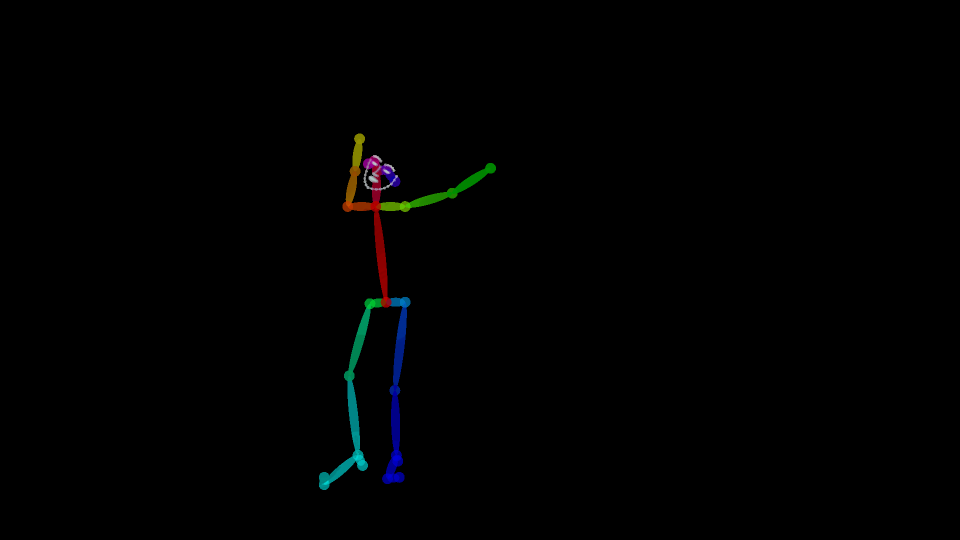
#> input picture 0001.png, 1920 x 1080 px, given in place of .png, which was not available (shown at 1/2 size)
$ python cut_wshp.py   (older library calls are emulated)
#> lines starting #> are read from the running program, lines starting #| are printed output that depends on the picture; after the words box and inside, x2 and y2 are one past the last pixel; in counts of white or black regions, pixels touching at a corner belong together; pictures that were not available may be replaced by others from this repository, and a replacement may not be noted
### basic_lib.py
import os
import numpy as np
import cv2
def Get_List(path,flag = False):
#> called with flag = False
    files = os.listdir(path);
    dirList = []
    fileList = []
    index = 0
    for f in files:
        if (os.path.isdir(path + '/' + f)):
            if (f[0] == '.'):
                pass
            else:
                dirList.append(f)
        if (os.path.isfile(path + '/' + f)):
            fileList.append(f)
        if flag and index>100:
            break
        index+=1
    dirList.sort(), fileList.sort()
    return [dirList, fileList]

# [4 lines left out: function mkdir, not called in this run]

def get_muliti_bbox(img):
    tmp = (img[:,:,0]>0)*1 + (img[:,:,1]>0)*1 + (img[:,:,2]>0)*1
    tmp = tmp > 0
    sp = tmp.shape  # 行 列
    # 先做二值化处理
    test_scale = 1
    # 思想 选取目标点按以前的方式，暴力外扩 跳变点的方式无法确定是不是同一个物体
    data_map = np.ones(sp)
    glob_bbox = [sp[0], sp[1], 0, 0]
    for hang in range(0, sp[0], int(sp[0] / 100)):
        for lie in range(0, sp[1], int(sp[1] / 100)):
            if data_map[hang][lie] == 1:  # 该点还没被查找过
                if tmp[hang][lie]:  # 该处存在特征点
                    data_map[hang][lie] = 0
                    xmin = lie
                    xmax = lie
                    ymin = hang
                    ymax = hang
                    exit_flag = 0
                    # center=lie   #寻找的中心位置
                    # 先找右边
                    right_hang = hang
                    right_lie = lie
                    left_hang = hang
                    left_lie = lie

                    flag_right_out = 0
                    flag_left_out = 0
                    while exit_flag == 0:
                        flag_right_out = 0
                        flag_left_out = 0
                        # right_lie=center
                        while right_lie + test_scale < sp[1] and tmp[right_hang][right_lie]:  # 找列
                            right_lie = right_lie + test_scale

                        if xmax < right_lie:
                            xmax = right_lie;

                        # 找左边
                        # left_lie = center
                        while left_lie - test_scale > 0 and tmp[left_hang][left_lie]:  # 找列
                            left_lie = left_lie - test_scale

                        if xmin > left_lie:
                            xmin = left_lie
                        # 行标下移
                        if left_hang + test_scale < sp[0]:
                            left_hang = left_hang + test_scale
                        while left_lie + test_scale < right_lie and (tmp[left_hang][left_lie] == False):  # 找行
                            left_lie = left_lie + test_scale
                        if left_lie + test_scale >= right_lie or left_hang + test_scale >= sp[0]:
                            flag_left_out = 1

                        if right_hang + test_scale < sp[0]:
                            right_hang = right_hang + test_scale
                        while right_lie - test_scale > left_lie and (tmp[right_hang][right_lie] == False):  # 找行
                            right_lie = right_lie - test_scale
                        if right_lie - test_scale <= left_lie or right_hang + test_scale >= sp[0]:
                            flag_right_out = 1

                        if (flag_left_out == 1 and flag_right_out == 1):
                            exit_flag = 1

                    if left_hang > right_hang:
                        ymax = left_hang
                    else:
                        ymax = right_hang
                    ymin = hang
                    if xmin < glob_bbox[0]:
                        glob_bbox[0] = xmin
                    if ymin < glob_bbox[1]:
                        glob_bbox[1] = ymin
                    if xmax > glob_bbox[2]:
                        glob_bbox[2] = xmax
                    if ymax > glob_bbox[3]:
                        glob_bbox[3] = ymax
                    data_map[ymin - 1:ymax + 1, xmin - 1:xmax + 1] = 0;
    return {'xmin':glob_bbox[0],'ymin':glob_bbox[1],'xmax':glob_bbox[2],'ymax':glob_bbox[3]}

# [115 lines left out: functions get_bbox1, get_bbox, ImageToIUV, IUVToImage, not called in this run]

### cut/cut_wshp.py
#coding=utf-8
from PIL import Image
import os
import numpy as np
from basic_lib import Get_List,get_muliti_bbox
import cv2
import matplotlib.pyplot as plt
import sys
# resize to 1080
def text_save(filename, data):
    file = open(filename,'a')
    for i in data:
        file.write(str(i))
        file.write('\t')
    file.write('\n')
    file.close()

def refresh(lis,data):
    for i in range(len(lis)-1):
        lis[len(lis)-i-1] = lis[len(lis)-i-2]
    lis[0] = data
    return lis

def DenseposeProcess(img,target_shape_h,save_path):
    scale = 1.0 * target_shape_h / img.size[1]
    IUV = img.resize((int(img.size[0] * scale), int(img.size[1] * scale)), Image.ANTIALIAS)

    plt.figure(figsize=[IUV.size[0] / 100.0, IUV.size[1] / 100.0])
    IUV = np.array(IUV)
    plt.axis('off')
    plt.subplots_adjust(top=1, bottom=0, right=1, left=0, hspace=0, wspace=0)
    plt.margins(0, 0)
    plt.imshow(IUV)
    plt.contour(IUV[:, :, 0] / 256., 15, linewidths=5)
    plt.contour(IUV[:, :, 1] / 256., 15, linewidths=5)
    plt.contour(IUV[:, :, 2] / 256., 15, linewidths=3)
    plt.savefig(save_path)
    plt.close()

target_img_h = 1080
kernel = np.ones((5,5),np.uint8)
# path_root = '/media/kun/Dataset/Kun/Dataset/densepose/new_video/Long_Time/video_3/'
path_root = '/media/kun/Dataset/Pose/DataSet/new_data/video_06'

pose_root = os.path.join(path_root,'DensePose')
img_root = os.path.join(path_root,'img')
WSHP_root = os.path.join(path_root,'WSHP')

if not os.path.isdir(os.path.join(path_root,'DensePoseProcess')):
    os.mkdir(os.path.join(path_root,'DensePoseProcess'))
if not os.path.isdir(os.path.join(path_root,'DensePoseProcess','img')):
    os.mkdir(os.path.join(path_root,'DensePoseProcess','img'))
if not os.path.isdir(os.path.join(path_root, 'DensePoseProcess','org')):
    os.mkdir(os.path.join(path_root, 'DensePoseProcess','org'))


save_img_root = os.path.join(path_root,'DensePoseProcess','img')
save_pose_root = os.path.join(path_root,'DensePoseProcess','org')
save_openpose_root = os.path.join(path_root,'DensePoseProcess','openpose','img')
txt_path = os.path.join(path_root,'DensePoseProcess','loc.txt')

_,pose_names = Get_List(pose_root)
pose_names.sort()

_,img_names = Get_List(img_root)
img_names.sort()


x_min_filter = [0 for i in range(10)]
x_max_filter = [0 for i in range(10)]
y_min_filter = [0 for i in range(10)]
y_max_filter = [0 for i in range(10)]

for i in range(len(img_names)):
    pose_name = pose_names[i]
    img_name = pose_name[:-8]+'.jpg'

    img_path = os.path.join(img_root, img_name[:-4]+'.png')
    pose_path = os.path.join(pose_root, pose_name)
    wshp_path = os.path.join(WSHP_root, img_name[:-4]+'.png')

    wshp = np.array(Image.open(wshp_path))
#> wshp is the input picture: shape (1080, 1920, 3); mean R, G, B 0.7, 1.1, 1.1
    img = np.array(Image.open(img_path))
    pose = np.array(Image.open(pose_path))
    wshp = wshp[...,0] + wshp[...,1] + wshp[...,2] + pose[...,0] + pose[...,1] + pose[...,2]
#> wshp: shape (1080, 1920)
    wshp = wshp[...,np.newaxis]
    wshp = np.repeat(wshp,3,2)
#> wshp: shape (1080, 1920, 3)
    wshp[wshp > 0] = 255
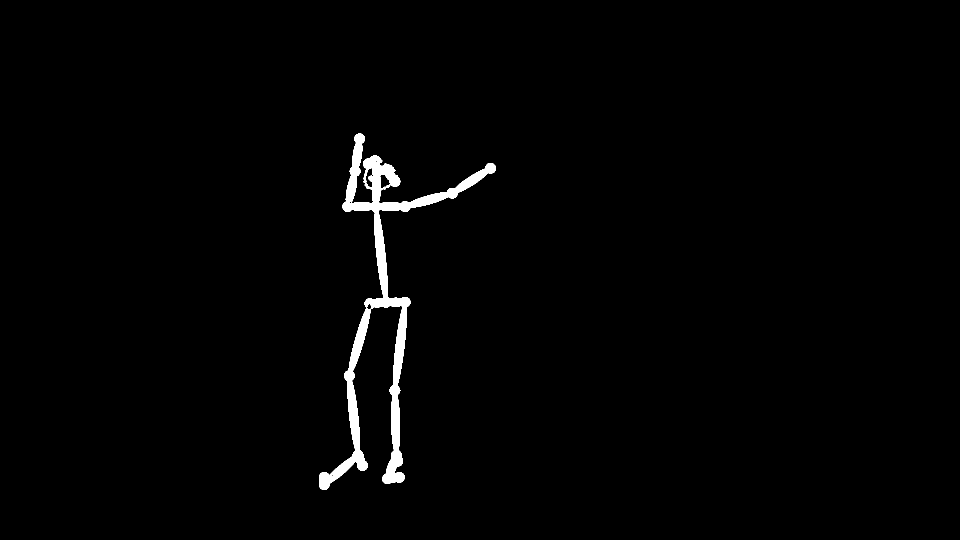
#> wshp: shape (1080, 1920, 3) (shown at 1/2 size); 1.4% white; 1 white region, box (x1, y1, x2, y2) and area: (638, 267, 992, 980) 28480
    wshp = cv2.morphologyEx(wshp, cv2.MORPH_CLOSE, kernel)
#> wshp: shape (1080, 1920, 3); 1.4% white; 1 white region, box (x1, y1, x2, y2) and area: (638, 267, 992, 980) 28742

    bbox_loc = get_muliti_bbox(wshp)
#> after the loop in get_muliti_bbox, `for hang in range(0, sp[0], int(sp[0] / 100)):`:
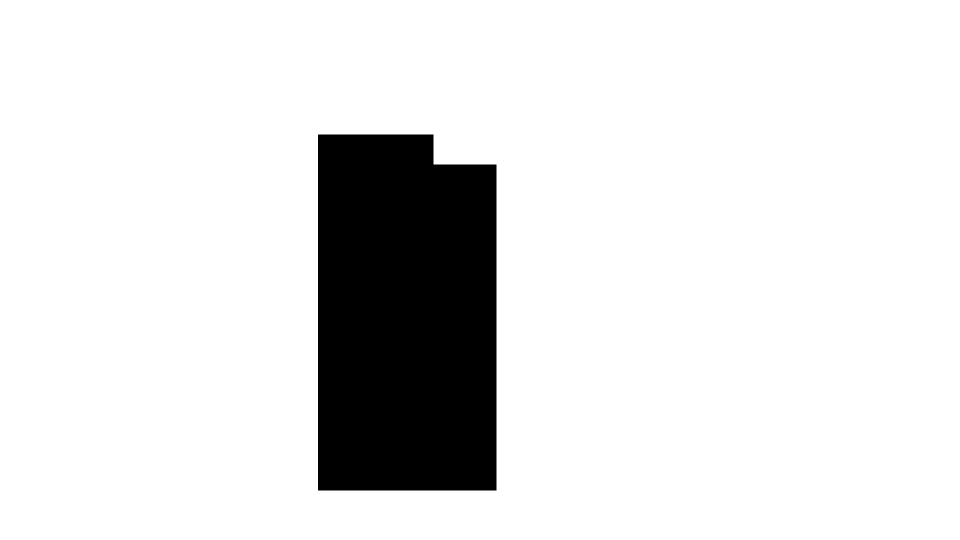
#> data_map: shape (1080, 1920) float64 (shown at 1/2 size); values 0 (black) and 1 (white), 88.1% white; 1 black region, box (x1, y1, x2, y2) and area: (636, 269, 993, 981) 246624
#> bbox_loc = {'xmin': 637, 'ymin': 270, 'xmax': 992, 'ymax': 980}
    w = bbox_loc['xmax'] - bbox_loc['xmin']
#> w = 355
    h = bbox_loc['ymax'] - bbox_loc['ymin']
#> h = 710
    xmin = bbox_loc['xmin'] - w * 0.1
#> xmin = 601.5
    xmax = bbox_loc['xmax'] + w * 0.1
#> xmax = 1027.5
    ymin = bbox_loc['ymin'] - h * 0.05
#> ymin = 234.5
    ymax = bbox_loc['ymax'] + h * 0.05
#> ymax = 1015.5

    if i == 0:
        x_min_filter = [xmin for i in x_min_filter]
#> x_min_filter = [601.5, 601.5, 601.5, 601.5, 601.5, 601.5, 601.5, 601.5, 601.5, 601.5]
        x_max_filter = [xmax for i in x_max_filter]
#> x_max_filter = [1027.5, 1027.5, 1027.5, 1027.5, 1027.5, 1027.5, 1027.5, 1027.5, 1027.5, 1027.5]
        y_min_filter = [ymin for i in y_min_filter]
#> y_min_filter = [234.5, 234.5, 234.5, 234.5, 234.5, 234.5, 234.5, 234.5, 234.5, 234.5]
        y_max_filter = [ymax for i in y_max_filter]
#> y_max_filter = [1015.5, 1015.5, 1015.5, 1015.5, 1015.5, 1015.5, 1015.5, 1015.5, 1015.5, 1015.5]
    x_min_filter = refresh(x_min_filter, xmin)
#> the loop in refresh, `for i in range(len(lis)-1):` made 9 passes
#> after the loop in refresh, `for i in range(len(lis)-1):`: lis has the same summary as x_min_filter outside refresh
    x_max_filter = refresh(x_max_filter, xmax)
#> the loop in refresh (call 2), `for i in range(len(lis)-1):` made 9 passes
    y_min_filter = refresh(y_min_filter, ymin)
    y_max_filter = refresh(y_max_filter, ymax)

    xmin = max(int(np.array(x_min_filter).mean()),0)
#> xmin = 601
    xmax = min(int(np.array(x_max_filter).mean()),img.shape[1])
#> xmax = 1027
    ymin = max(int(np.array(y_min_filter).mean()),0)
#> ymin = 234
    ymax = min(int(np.array(y_max_filter).mean()),img.shape[0])
#> ymax = 1015

    text_save(txt_path,[xmin,xmax,ymin,ymax])
    if xmax>xmin and ymax>ymin:
        tmp = img[ymin:ymax,xmin:xmax]
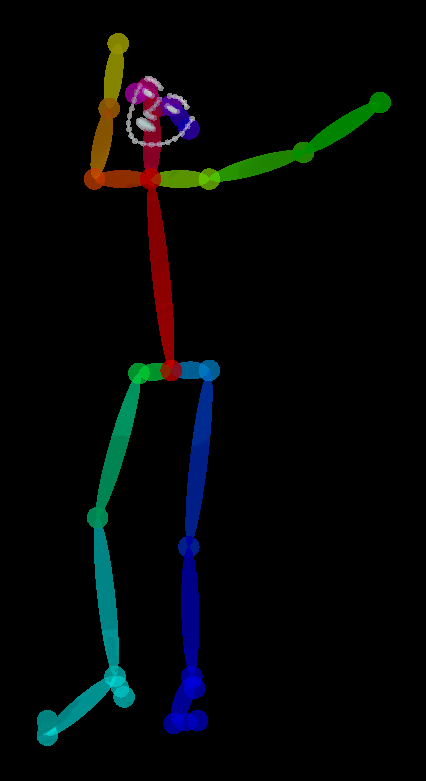
#> tmp: shape (781, 426, 3); mean R, G, B 4.5, 6.9, 6.9
        tmp = Image.fromarray(tmp)
        scale = 1.0 * target_img_h / tmp.size[1]
#> scale = 1.38
        tmp = tmp.resize((int(tmp.size[0] * scale), target_img_h), Image.ANTIALIAS)
#> tmp: PIL image 589x1080 RGB

        tmp.save(os.path.join(save_openpose_root, img_name))

        zero_idx = wshp == 0
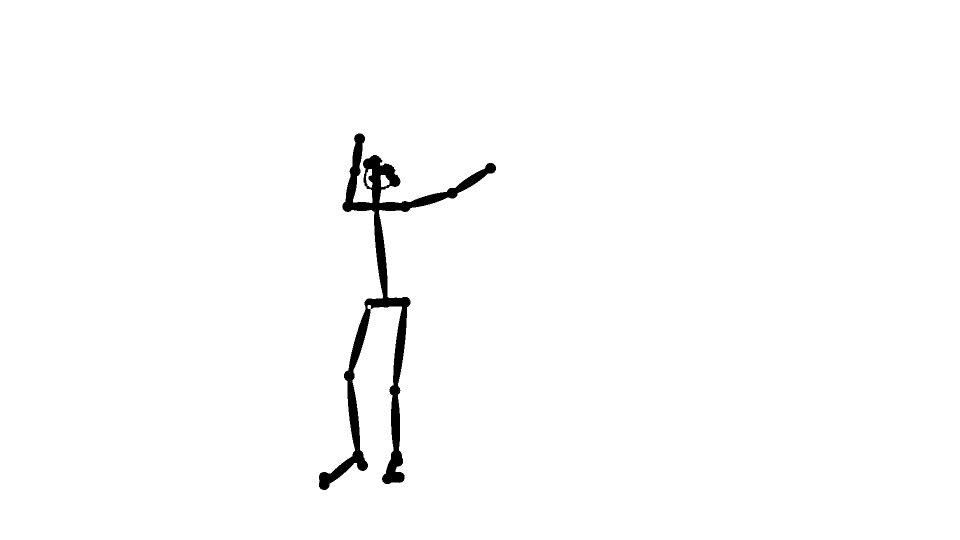
#> zero_idx: shape (1080, 1920, 3) bool (shown at 1/2 size); 98.6% white; 1 black region, box (x1, y1, x2, y2) and area: (638, 267, 992, 980) 28742
        img[zero_idx[..., 0], 0] = 0
#> img: shape (1080, 1920, 3); under 0.01% of pixels changed, all inside (x1, y1, x2, y2) = (748, 426, 749, 429)
        img[zero_idx[..., 1], 1] = 255
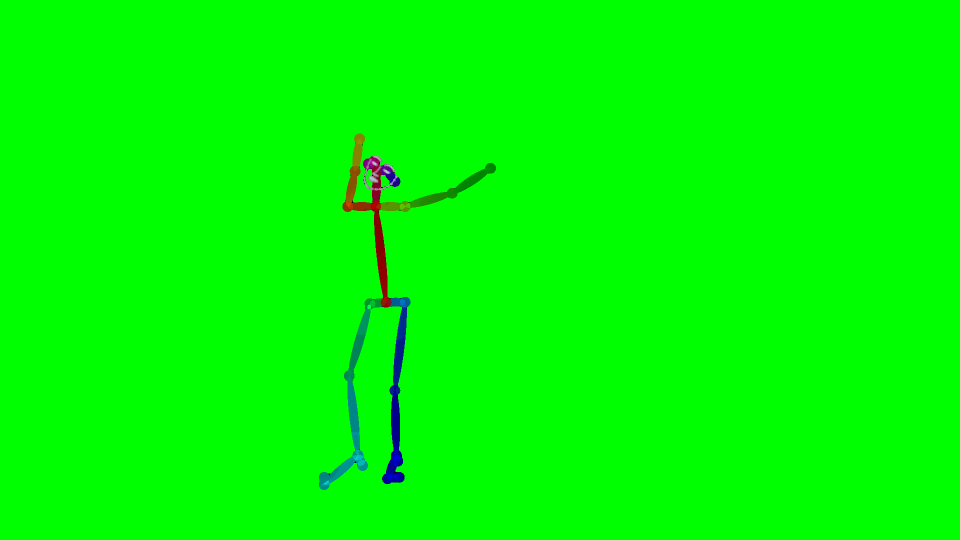
#> img: shape (1080, 1920, 3) (shown at 1/2 size); mean R, G, B 0.7, 252.6, 1.1
        img[zero_idx[..., 2], 2] = 0
#> img: shape (1080, 1920, 3); under 0.01% of pixels changed, all inside (x1, y1, x2, y2) = (735, 610, 742, 618)

        pose[zero_idx[..., 0], 0] = 0
        pose[zero_idx[..., 1], 1] = 0
#> pose: shape (1080, 1920, 3); mean R, G, B 0.7, 1.1, 1.1
        pose[zero_idx[..., 2], 2] = 0
#> pose: shape (1080, 1920, 3); mean R, G, B 0.7, 1.1, 1.1

        img = img[ymin:ymax, xmin:xmax]
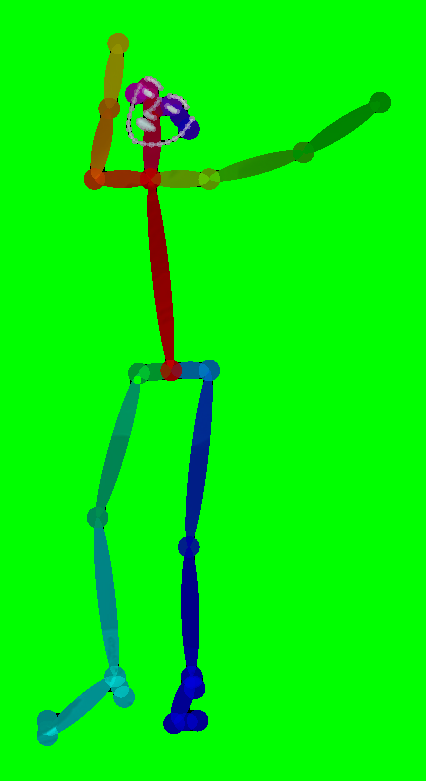
#> img: shape (781, 426, 3); mean R, G, B 4.5, 239.9, 6.9
        pose = pose[ymin:ymax, xmin:xmax]
#> pose: shape (781, 426, 3)
    else:
        zero_idx = wshp == 0
        img[zero_idx[..., 0], 0] = 0
        img[zero_idx[..., 1], 1] = 255
        img[zero_idx[..., 2], 2] = 0

        pose[zero_idx[..., 0], 0] = 0
        pose[zero_idx[..., 1], 1] = 0
        pose[zero_idx[..., 2], 2] = 0

    img = Image.fromarray(img)
    pose = Image.fromarray(pose)

    img.save(os.path.join(save_img_root,img_name))
    pose.save(os.path.join(save_pose_root,pose_name))

    print(1.0*i/len(img_names))
print('finished')
